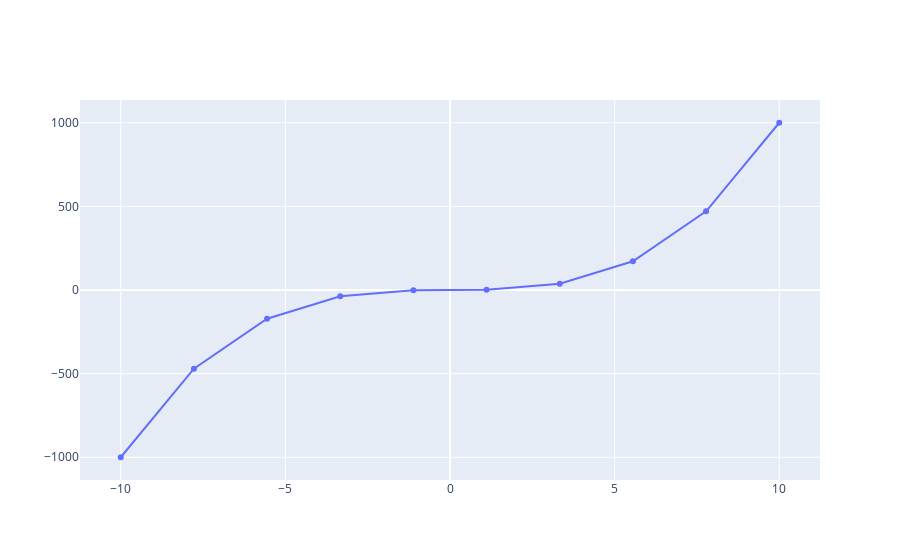

The cell this chart's notebook holds for it:
### Code cell
# generate ploty graph for x^3 function
import plotly.graph_objects as go
import numpy as np
x = np.linspace(-10, 10, 10)
y = x**3
fig = go.Figure(data=[go.Scatter(x=x, y=y)])
fig

### Figure 1 — Plotly figure (JSON) as saved in the notebook; plotly's stock layout.template omitted (floating-point values rounded to 4 significant figures)
{"data": [{"type": "scatter", "x": [-10, -7.778, -5.556, -3.333, -1.111, 1.111, 3.333, 5.556, 7.778, 10], "y": [-1000, -470.5, -171.5, -37.04, -1.372, 1.372, 37.04, 171.5, 470.5, 1000]}], "layout": {}}
